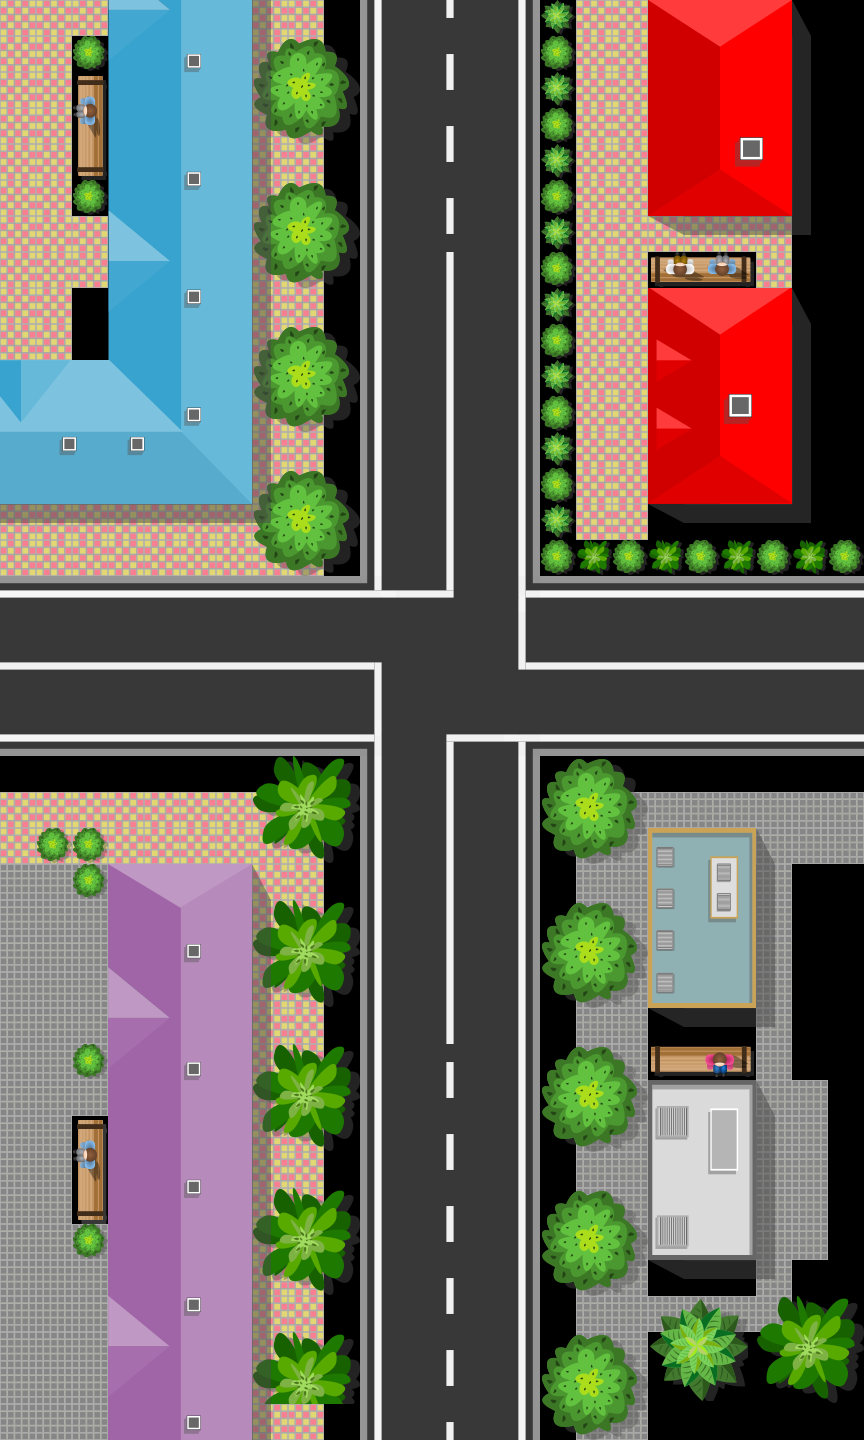

This game map was drawn from its Tiled (.tmx) file and the tilesets committed beside it. A one-line description and the trimmed map source follow:
An orthogonal 24x40 tile map with 36x36 px tiles, 3 tile layers (Road Map, Tile Layer 2, Tile Layer 3) and 13 objects (2x 1, 2x 2, 2x 3, 2x 4, 5, ...).

<map version="1.4" tiledversion="1.4.3" orientation="orthogonal" renderorder="right-down" width="24" height="40" tilewidth="36" tileheight="36" infinite="0" nextlayerid="7" nextobjectid="69">
 <tileset firstgid="1" name="new_tile_map" tilewidth="36" tileheight="36" tilecount="784" columns="28">
  <image source="../map_tileset/new_tile_map.png" width="1024" height="1024" />
 </tileset>
 <layer id="1" name="Road Map" width="24" height="40">
  <data>[960 cells, 594 non-empty, 20 distinct tile ids]</data>
 </layer>
 <layer id="5" name="Tile Layer 2" width="24" height="40">
  <data>[960 cells, 341 non-empty, 114 distinct tile ids]</data>
 </layer>
 <layer id="6" name="Tile Layer 3" width="24" height="40">
  <data>[960 cells, 170 non-empty, 135 distinct tile ids]</data>
 </layer>
 <objectgroup id="2" name="Follow Path 1" visible="0">
  <object id="2" name="1" x="414.016" y="487.17">
   <ellipse />
  </object>
  <object id="3" name="2" x="409.155" y="808.904">
   <ellipse />
  </object>
  <object id="4" name="3" x="407.772" y="1470">
   <ellipse />
  </object>
  <object id="5" name="4" x="201.794" y="1549.07">
   <ellipse />
  </object>
 </objectgroup>
 <objectgroup id="3" name="Follow Path 2" visible="0">
  <object id="8" name="1" x="488.458" y="711.718">
   <ellipse />
  </object>
  <object id="9" name="2" x="486.253" y="655.686">
   <ellipse />
  </object>
  <object id="33" name="3" x="456.051" y="631.085">
   <ellipse />
  </object>
  <object id="59" name="4" x="408.018" y="622.368">
   <ellipse />
  </object>
  <object id="60" name="5" x="-42.2295" y="624.975">
   <ellipse />
  </object>
 </objectgroup>
 <objectgroup id="4" name="tr_lights">
  <object id="39" name="tr_l_1_1" x="519.233" y="790.008">
   <ellipse />
  </object>
  <object id="66" name="tr_l_1_2" x="379.591" y="539.093">
   <ellipse />
  </object>
  <object id="67" name="tr_l_2_1" x="323.816" y="738.326">
   <ellipse />
  </object>
  <object id="68" name="tr_l_2_2" x="576.685" y="595.328">
   <ellipse />
  </object>
 </objectgroup>
</map>
